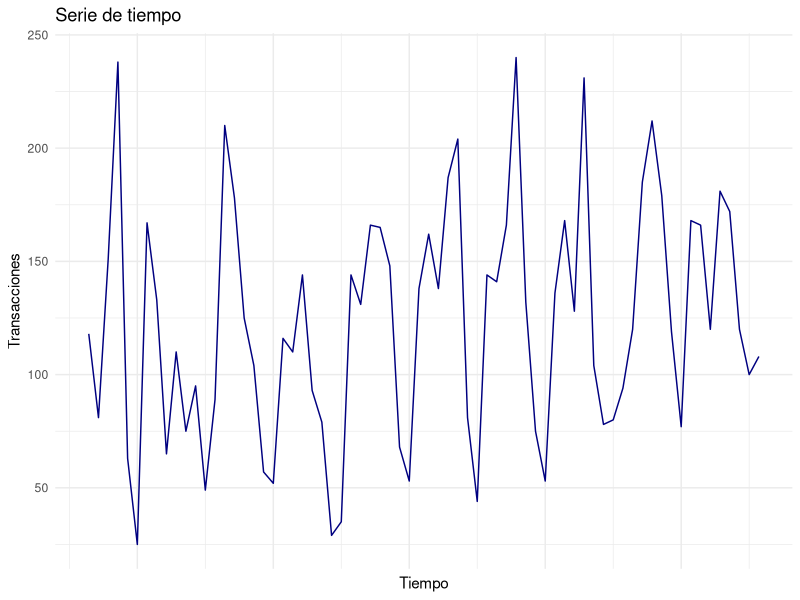
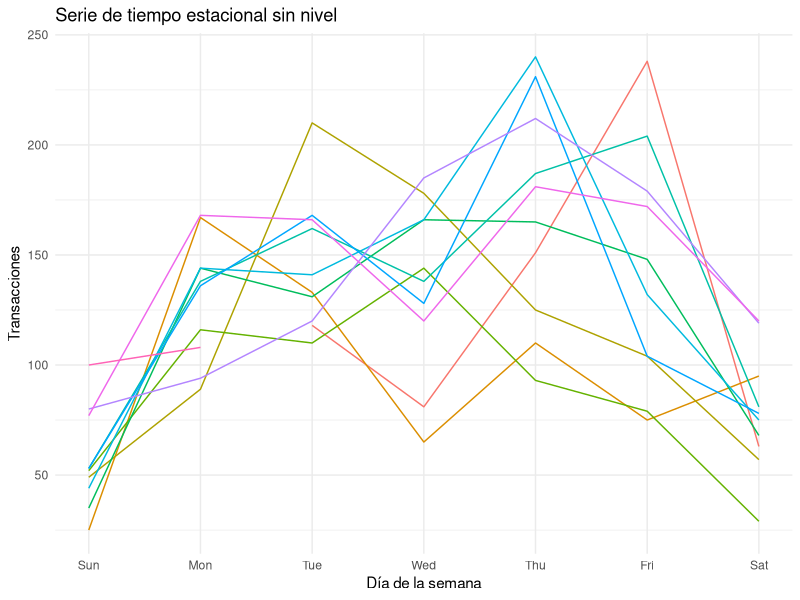
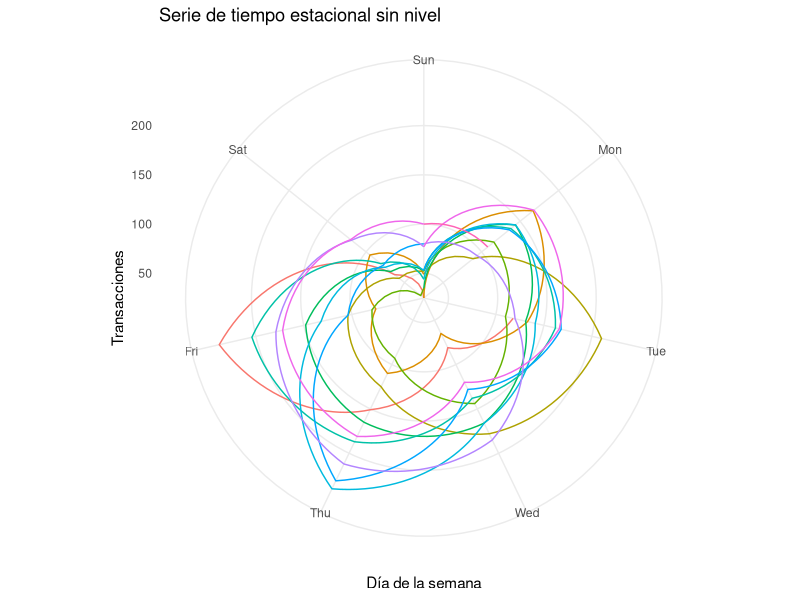
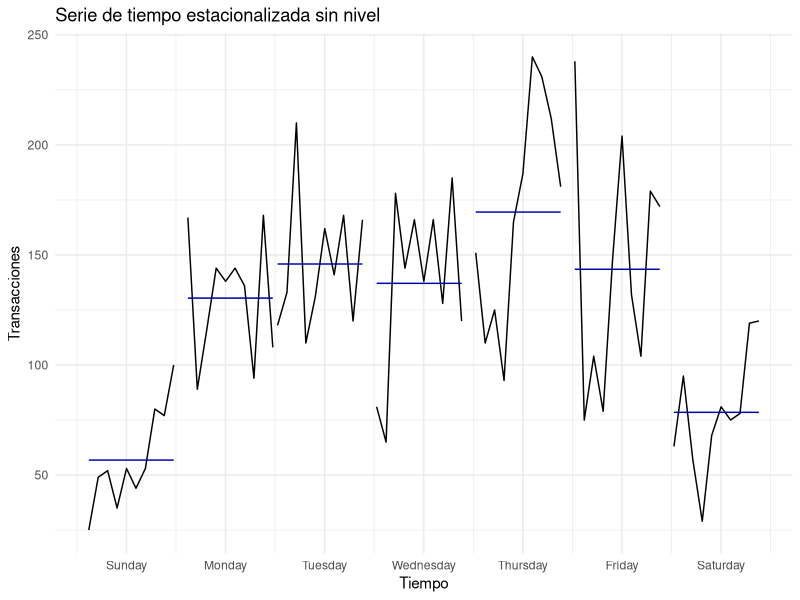
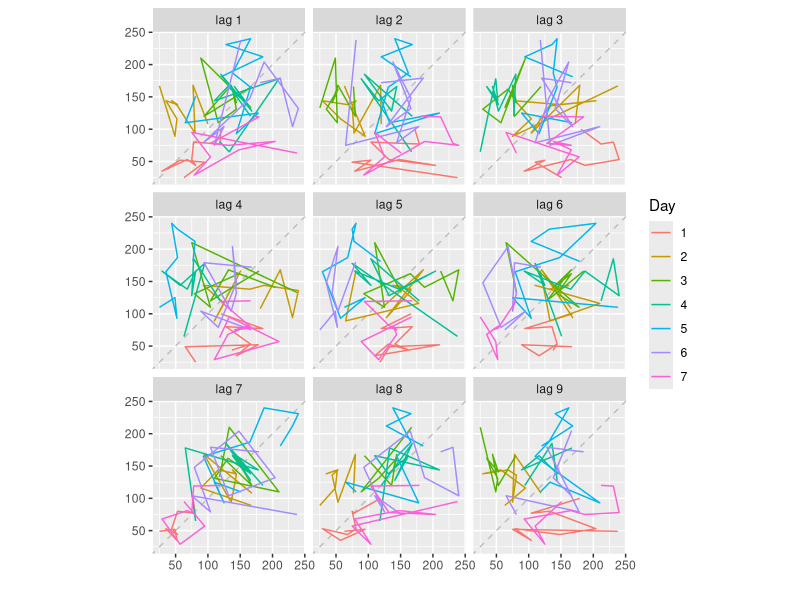
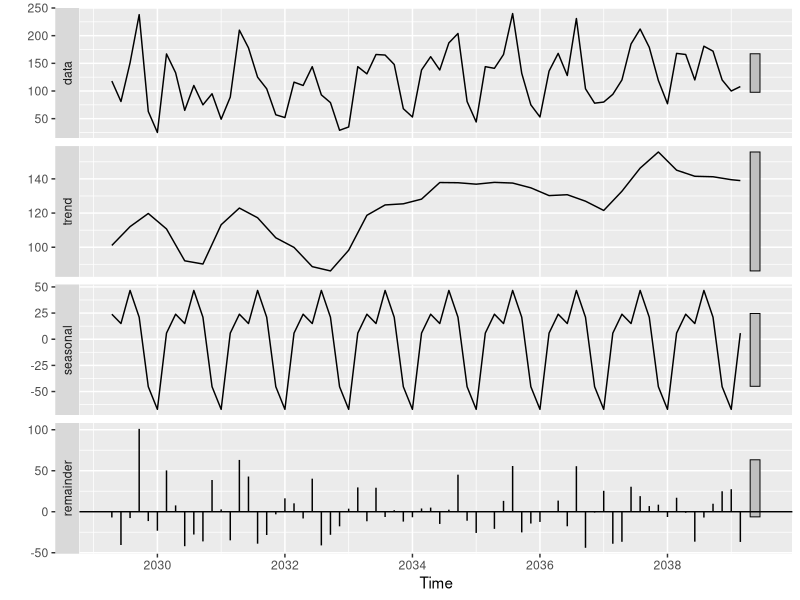
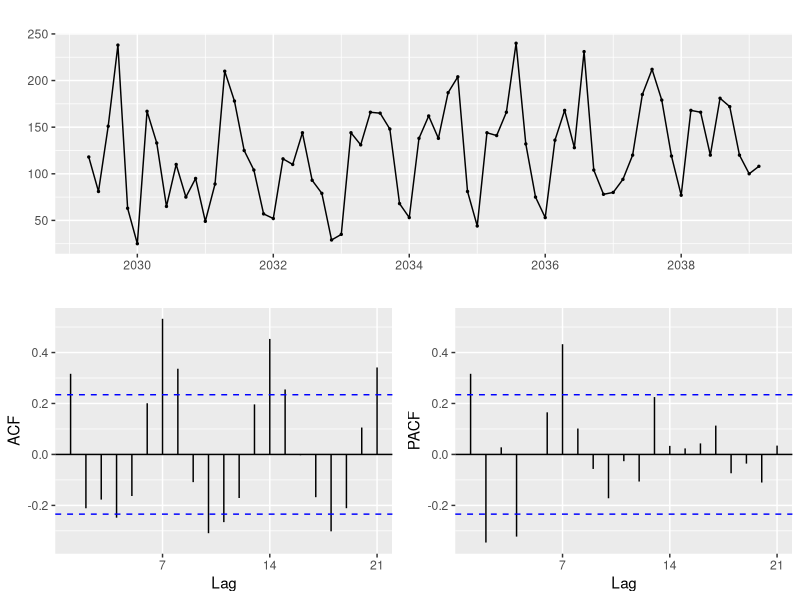
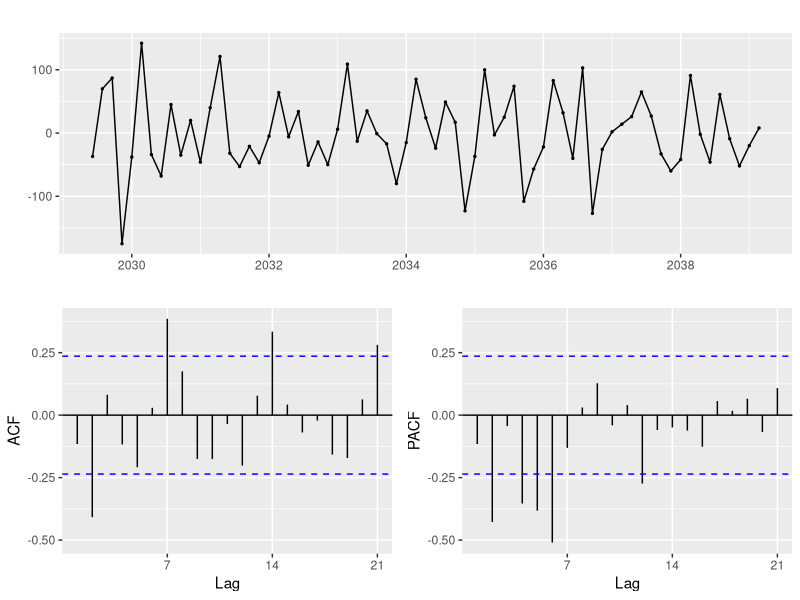

Write R code to recreate these figures, in order.
## ---- chunk 1
library(ggplot2)
library(forecast)
library(dplyr)
library(lubridate)
library(purrr)
## ---- chunk 2
# read data
df_trans <- read.csv(file = 'Data/trans_all.csv', header = TRUE, stringsAsFactors = FALSE) %>% map_df(rev)
n <- nrow(df_trans)
trans60 <- df_trans[(n-69):n, 'num_trans'] %>% as.matrix()

# parse data to ts object (forecast)
# create daily times from
inds <- seq(as.Date('2020-03-06'), as.Date('2020-05-24'), by = 'day')
ts_trans <- ts(trans60, start = c(2020, as.numeric(format(inds[1], '%j'))), frequency = 7)

## ---- chunk 3
# plot time series
autoplot(ts_trans, color = 'navy') + xlab('Tiempo') + ylab('Transacciones') +  theme_minimal() + theme(axis.text.x = element_blank(), legend.position = "none") + ggtitle('Serie de tiempo')
# plot seasonality
# linear
ggseasonplot(ts_trans, season.labels = TRUE, show.legend = FALSE) +xlab('Día de la semana') + ylab('Transacciones') +  theme_minimal() + ggtitle('Serie de tiempo estacional sin nivel') + theme(legend.position = "none")

#polar
ggseasonplot(ts_trans, season.labels = TRUE, polar = TRUE) +xlab('Día de la semana') + ylab('Transacciones') +  theme_minimal() + ggtitle('Serie de tiempo estacional sin nivel') +  theme(legend.position = "none")

# mean value by day
ggsubseriesplot(ts_trans) + xlab('Tiempo') + ylab('Transacciones') +  theme_minimal() +  ggtitle('Serie de tiempo estacionalizada sin nivel')

#lag plots
gglagplot(ts_trans) # look all the noise except for lag 7 

# data-seasonal-trend-reminder
descomposedTS <- stl(ts_trans[,'num_trans'], s.window = 'periodic') 
descomposedTS %>% autoplot()


## ---- chunk 4
# lambda
lambda <- df_trans %>%  BoxCox.lambda(method = 'guerrero') # lambda = 1 ==> no more changes
## ---- chunk 5
# look trend
ggtsdisplay(ts_trans)


# differentiate
ts_transD <- diff(ts_trans)

# plot new trend
ggtsdisplay(ts_transD)


# function to determine number of appropiate differences
ndif <- ndiffs(ts_trans) #0 

# level
mu <- mean(ts_trans)

# new serie
ts_trans <- ts_trans - mu
## ---- chunk 6
# fast fourier transform
n <- 70 # total data
df_fft <- data.frame(coef = fft(trans60) / 70, freqindex = 1:70)

# look to the spectrum
df_fft[2:n,] %>% 
  ggplot(aes(freqindex, Mod(num_trans))) + 
  geom_line(color = 'black') + 
  geom_point(color = 'red') + 
  xlab('Índice de frecuencia') +
  ylab('Módulo complejo') +
  theme_minimal()

# identify peaks
df_fft[ Mod(df_fft$num_trans) > 7.5 & df_fft$freqindex < n/2, 'freqindex' ] - 1

## ---- chunk 7

nff <-  function(x = NULL, n = NULL, up = 10L, plot = TRUE, add = FALSE, main = NULL, ...){
  #size of the signal
  N <- length(x)
  
  #The direct transformation
  #The first frequency is DC, the rest are duplicated
  dff <-  fft(x)
  #The time
  t <-  seq(from = 1, to = N)
  #Upsampled time
  nt <-  seq(from = 1, to = N+1-1/up, by = 1/up)
  
  #New spectrum
  ndff <-  array(data = 0, dim = c(length(nt), 1L))
  ndff[1] <-  dff[1] #Always, it's the DC component
  if(n != 0){
    ndff[2:(n+1)] <-  dff[2:(n+1)] #The positive frequencies always come first
    #The negative ones are trickier
    ndff[length(ndff):(length(ndff) - n + 1)] <-  dff[N:(N - n + 1)]
  }
  
  #The inverses
  indff <-  fft(ndff/N, inverse = TRUE) ### !
  idff <-  fft(dff/N, inverse = TRUE) ### ! N - 73
  if(plot){
    if(!add){
      plot(x = t, y = x, pch = 16L, xlab = "Tiempo", ylab = "Transacciones",
        main = ifelse(is.null(main), paste(n, "armónicas"), main))
      lines(y = Mod(idff), x = t, col = adjustcolor(1L, alpha = 0.5))
    }
    lines(y = Mod(indff), x = nt, ...)
  }
  ret <-  data.frame(time = nt, y = Mod(indff))
  return(ret)
}


## ---- chunk 8
# look different number of armonics
nff(x = trans60, n = 7L, up = 70L, col = 2L)
nff(x = trans60, n = 14L, up = 200L, col = 'navy')
nff(x = trans60, n = 20L, up = 200L, col = '#FDE725FF')

## ---- chunk 9
colors <- viridis::viridis(15)
for(i in 1:15){
  ad = ifelse(i == 1, FALSE, TRUE)
  nff(x = trans60, n = i, up = 100L, col = colors[i], add = ad, main = "Todos los wavelets hasta la armónica 15")
}



## ---- chunk 10
# recomended model from forecast package
fit1 <- auto.arima(ts_trans, approximation = FALSE,  stepwise = FALSE) # harder search
fit2 <- auto.arima(ts_trans) # simpler search

## ---- chunk 11
# look ACF and PACF 
ts_trans %>% diff(lag = 7) %>% ggtsdisplay()
## ---- chunk 12
# 1. ACF & PACF for residuals
fit2 %>% residuals() %>% ggtsdisplay() #looks good

# 2. Check normality
fit2 %>% checkresiduals() #p-value 0.2, ok

# 3. Look outliers
fit2 %>% residuals() %>% boxplot() # 3 outliers
fit2 %>% residuals() %>% qqnorm() # 3 outliers
fit2 %>% residuals() %>% qqline() 
## ---- chunk 13
# plot

plot(fit2$x)
lines(fitted(fit2),col="blue", lty = 2, lwd = 0.5)
## ---- chunk 14
# forecast
fit2 %>% forecast(h = 28, level = c(80,95)) %>% autoplot()


## ---- chunk 15
# intialize
plots <- list()

# take out seasonality
ts_transDS <- ts_trans %>% diff(lag = 7)

# routine to gather the best number of harmonics
for (i in 1:3){
  # fit model
  fit <- auto.arima(ts_transDS, xreg = fourier(ts_transDS, K = i), # K = i number of harmonics
                    seasonal = FALSE, lambda = 1, stepwise = FALSE, approximation = FALSE)
  
  # save plots
  plots[[i]] <- fit %>% 
                forecast(xreg = fourier(ts_transDS, K = i, h = 28)) %>% 
                autoplot() +
                xlab(paste('K=',i,'  AICc =', round(fit[['aicc']],2))) +
                ylab('') 
  
}

# plot
gridExtra::grid.arrange(
  plots[[1]],
  plots[[2]],
  plots[[3]],
  nrow = 3
)

fit4 <- auto.arima(ts_transDS, xreg = fourier(ts_transDS, K = i), # K = i number of harmonics
                    seasonal = FALSE, lambda = 1, stepwise = FALSE, approximation = FALSE)


## ---- chunk 16
# plot
plot(fit4$x) # no me sale
lines(fitted(fit4),col="blue", lty = 3, lwd = 0.5)

# residuals
plot(fit4$residuals)
## ---- chunk 17
# tbats model
fit3 <- ts_trans %>% tbats(use.box.cox = FALSE)

# look model
fit3

# predict
fit3 %>% forecast(h = 28, level = c(80,95)) %>% autoplot()

## ---- chunk 18
plot(fit3$x)
lines(fitted(fit3),col="blue", lty = 2, lwd = 0.5)
